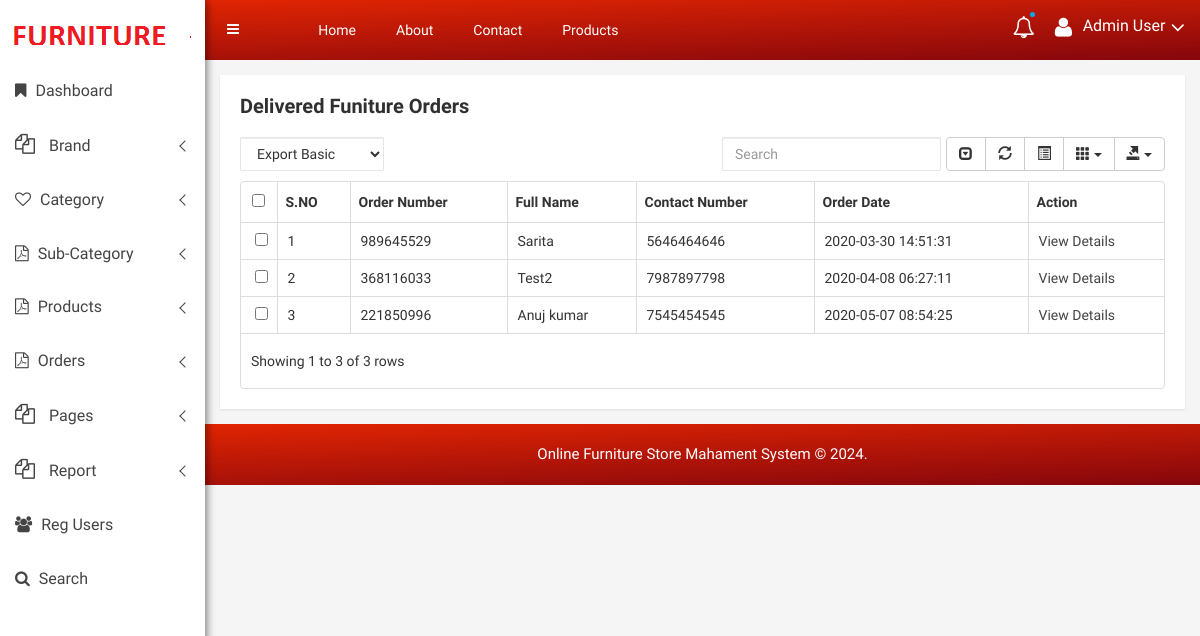
The app's page /ofsms/admin/delivered-order.php (signed in) with its own data.
### tables this page shows
CREATE TABLE `tblorder` (
  `ID` int(10) NOT NULL,
  `OrderNumber` varchar(200) DEFAULT NULL,
  `UserID` int(50) DEFAULT NULL,
  `FullName` varchar(200) DEFAULT NULL,
  `ContactNumber` bigint(10) DEFAULT NULL,
  `FlatNo` varchar(50) DEFAULT NULL,
  `StreetName` varchar(50) DEFAULT NULL,
  `Area` varchar(50) DEFAULT NULL,
  `Landmark` varchar(50) DEFAULT NULL,
  `City` varchar(50) DEFAULT NULL,
  `Zipcode` int(10) NOT NULL,
  `State` varchar(200) NOT NULL,
  `OrderDate` timestamp NULL DEFAULT current_timestamp(),
  `Status` varchar(50) DEFAULT NULL,
  `payType` varchar(100) DEFAULT NULL
);

### ofsms/admin/delivered-order.php (the view, shortened to what this page needs)
<?php
include('includes/dbconnection.php');
if (strlen($_SESSION['ofsmsaid']==0)) {
  header('location:logout.php');
  } else{
?>
<!doctype html>
<html class="no-js" lang="en">
<head>
    <link rel="stylesheet" href="css/bootstrap.min.css">
    <link rel="stylesheet" href="css/font-awesome.min.css">
    <link rel="stylesheet" href="css/owl.carousel.css">
    <link rel="stylesheet" href="css/owl.theme.css">
    <link rel="stylesheet" href="css/owl.transitions.css">
    <link rel="stylesheet" href="css/animate.css">
    <link rel="stylesheet" href="css/normalize.css">
    <link rel="stylesheet" href="css/meanmenu.min.css">
    <link rel="stylesheet" href="css/main.css">
    <link rel="stylesheet" href="css/morrisjs/morris.css">
    <link rel="stylesheet" href="css/scrollbar/jquery.mCustomScrollbar.min.css">
    <link rel="stylesheet" href="css/metisMenu/metisMenu.min.css">
    <link rel="stylesheet" href="css/metisMenu/metisMenu-vertical.css">
    <link rel="stylesheet" href="css/calendar/fullcalendar.min.css">
    <link rel="stylesheet" href="css/calendar/fullcalendar.print.min.css">
    <link rel="stylesheet" href="css/editor/select2.css">
    <link rel="stylesheet" href="css/editor/datetimepicker.css">
    <link rel="stylesheet" href="css/editor/bootstrap-editable.css">
    <link rel="stylesheet" href="css/editor/x-editor-style.css">
    <link rel="stylesheet" href="css/data-table/bootstrap-table.css">
    <link rel="stylesheet" href="css/data-table/bootstrap-editable.css">
    <link rel="stylesheet" href="style.css">
    <link rel="stylesheet" href="css/responsive.css">
</head>
<body>
   <?php include_once('includes/sidebar.php');?>
    <div class="all-content-wrapper">
        <?php include_once('includes/header.php');?>
       <div class="data-table-area mg-tb-15">
            <div class="container-fluid">
                <div class="row">
                    <div class="col-lg-12 col-md-12 col-sm-12 col-xs-12">
                        <div class="sparkline13-list">
                            <div class="sparkline13-hd">
                                <div class="main-sparkline13-hd">
                                     <h1>Delivered <span class="table-project-n">Funiture</span> Orders</h1>
                                </div>
                            </div>
                            <div class="sparkline13-graph">
                                <div class="datatable-dashv1-list custom-datatable-overright">
                                    <div id="toolbar">
                                        <select class="form-control">
                        <option value="">Export Basic</option>
                      </select>
                                    </div>
                                    <table id="table" data-toggle="table" data-pagination="true" data-search="true" data-show-columns="true" data-show-pagination-switch="true" data-show-refresh="true" data-key-events="true" data-show-toggle="true" data-resizable="true" data-cookie="true"
                                        data-cookie-id-table="saveId" data-show-export="true" data-click-to-select="true" data-toolbar="#toolbar">
                                        <thead>
                                            <tr>
                                                <th>S.NO</th>
                                                <th>Order Number</th>
                                                <th>Full Name</th>
                                                <th>Contact Number</th>
                                                <th>Order Date</th>
                                                <th>Action</th>
                                            </tr>
                                        </thead>
                                        <tbody>
                                        <?php
$sql="SELECT * from tblorder where Status='Delivered'";
$query = $dbh -> prepare($sql);
$query->execute();
$results=$query->fetchAll(PDO::FETCH_OBJ);
$cnt=1;
if($query->rowCount() > 0)
{
foreach($results as $row)
{               ?>
                                            <tr>
                                                <td><?php echo htmlentities($cnt);?></td>
                                                <td><?php  echo htmlentities($row->OrderNumber);?></td>
                                                <td><?php  echo htmlentities($row->FullName);?></td>
                                                <td><?php  echo htmlentities($row->ContactNumber);?></td>
                                                <td><?php  echo htmlentities($row->OrderDate);?></td>
                                                <td><a href="view-order-detail.php?viewid=<?php echo htmlentities ($row->OrderNumber);?>">View Details</a></td>
                                            </tr>
                                             <?php $cnt=$cnt+1;}} ?>
                                        </tbody>
                                    </table>
                                </div>
                            </div>
                        </div>
                    </div>
                </div>
            </div>
        </div>
        <?php include_once('includes/footer.php');?>
    </div>
</body>
</html>
<?php }  ?>

### ofsms/admin/includes/header.php (shortened to what this page needs)
 <div class="container-fluid">
            <div class="row">
                <div class="col-lg-12 col-md-12 col-sm-12 col-xs-12">
                    <div class="logo-pro">
                        <a href="dashboard.php"><img class="main-logo" src="images/logo/logo1.png" alt="" /></a>
                    </div>
                </div>
            </div>
        </div>
<div class="header-advance-area">
            <div class="header-top-area">
                <div class="container-fluid">
                    <div class="row">
                        <div class="col-lg-12 col-md-12 col-sm-12 col-xs-12">
                            <div class="header-top-wraper">
                                <div class="row">
                                    <div class="col-lg-1 col-md-0 col-sm-1 col-xs-12">
                                        <div class="menu-switcher-pro">
                                            <button type="button" id="sidebarCollapse" class="btn bar-button-pro header-drl-controller-btn btn-info navbar-btn">
                                                    <i class="fa fa-bars"></i>
                                                </button>
                                        </div>
                                    </div>
                                    <div class="col-lg-6 col-md-7 col-sm-6 col-xs-12">
                                        <div class="header-top-menu tabl-d-n">
                                            <ul class="nav navbar-nav mai-top-nav">
                                                <li class="nav-item"><a href="dashboard.php" class="nav-link">Home</a>
                                                </li>
                                                <li class="nav-item"><a href="about-us.php" class="nav-link">About</a>
                                                </li>
                                                <li class="nav-item"><a href="contact-us.php" class="nav-link">Contact</a>
                                                </li>
                                                <li class="nav-item"><a href="manage-products.php" class="nav-link">Products</a>
                                                </li>
                                            </ul>
                                        </div>
                                    </div>
  <div class="col-lg-5 col-md-5 col-sm-12 col-xs-12">
<div class="header-right-info">
 <ul class="nav navbar-nav mai-top-nav header-right-menu">
 <li class="nav-item"><a href="#" data-toggle="dropdown" role="button" aria-expanded="false" class="nav-link dropdown-toggle"><i class="fa fa-bell-o" aria-hidden="true"></i><span class="indicator-nt"></span></a>
</li>
 <li class="nav-item">
 <a href="#" data-toggle="dropdown" role="button" aria-expanded="false" class="nav-link dropdown-toggle">
<i class="fa fa-user adminpro-user-rounded header-riht-inf" aria-hidden="true"></i>
<span class="admin-name"><?php
$aid=$_SESSION['ofsmsaid'];
$sql="SELECT AdminName,Email from  tbladmin where ID=:aid";
$query = $dbh -> prepare($sql);
$query->bindParam(':aid',$aid,PDO::PARAM_STR);
$query->execute();
$results=$query->fetchAll(PDO::FETCH_OBJ);
$cnt=1;
if($query->rowCount() > 0)
{
foreach($results as $row)
{               ?><?php  echo $row->AdminName;?><?php $cnt=$cnt+1;}} ?></span>
<i class="fa fa-angle-down adminpro-icon adminpro-down-arrow"></i>
    </a>
</li>
 </ul>
 </div>
</div>
</div>
</div>
 </div>
 </div>
  </div>
 </div>
        </div>

### ofsms/admin/css/main.css (style rules this page uses)
html { color: #222; font-size: 1em; line-height: 1.4; }
audio, canvas, iframe, img, svg, video { vertical-align: middle; }

### ofsms/admin/style.css (style rules this page uses)
html, body { height: 100%; font-family: 'Play', sans-serif;font-weight:400;background:#f5f5f5; }
img { max-width:100%;height:auto }
h1, h2, h3, h4, h5, h6 { margin: 0 0 10px; font-weight:700; }
a { transition: all 0.3s ease 0s;text-decoration:none; }
a:visited, a:link, a:active { text-decoration: none; }
ul { list-style: outside none none; margin: 0; padding: 0 }
.mg-tb-15 { margin:15px 0px; }
.all-content-wrapper { margin-left: 205px; transition: all 0.3s; }
.bar-button-pro { margin: 13px 0px; }
.menu-switcher-pro { transition:all .4s ease 0s; }
.menu-switcher-pro button { background: none; border:none; }
.header-top-menu .navbar-nav>li>a { padding: 20px 20px; color: #fff; font-size:14px; }
.header-right-info .navbar-nav { float:right; padding:17px 0px; }
.header-right-info ul.header-right-menu li { display:inline-block; }
.header-right-info ul.header-right-menu > li > a { display:inline-block; color:#fff; padding: 0px 0px 0px 20px; font-size:22px; text-decoration:none; position:relative; }
.indicator-nt { position:absolute; height:5px; width:5px; background:#03a9f4; border-radius:50%; top: -5px; right: 0px; }
.header-right-info .admin-name { display: inline-block; color: #fff; font-size: 16px; position: relative; top: -4px; margin-left:5px; }
.form-control { background-color: #FFFFFF; background-image: none; border: 1px solid #e5e6e7; border-radius: 1px; color: inherit; display: block; padding: 6px 12px; transition: border-color 0.15s ease-in-out 0s, box-shadow 0.15s ease-in-out 0s; width: 100%; }
.header-advance-area { background: -webkit-linear-gradient(178deg, #e12503 0%, #85060c 100%); background: linear-gradient(178deg, #e12503 0%, #85060c 100%); }
.product-sales-chart, .analytics-info-cs, .tranffic-als-inner, .analytics-rounded, .single-new-trend, .personal-info-wrap, .author-widgets-single, .calender-inner, .product-status-wrap, .review-tab-pro-inner, .income-dashone-total, .analytics-adminpro-wrap, .analytics-sparkle-line, .analysis-progrebar, .sparkline8-list, .sparkline9-list, .sparkline7-list, .sparkline10-list, .sparkline12-list, .sparkline13-list, .sparkline14-list, .sparkline13-list, .sparkline11-list, .x-editable-list, .code-editor-single, .blog-details-inner, .charts-single-pro, .about-sparkline, .sparkline-list, .button-ad-wrap, .tab-content-details, .sparkline16-list, .sparkline15-list, .tinymce-single { padding:20px; background:#fff; -webkit-box-shadow: 0px 1px 2px 0px rgba(0, 0, 0, 0.1); box-shadow: 0px 1px 2px 0px rgba(0, 0, 0, 0.1); }
.header-top-area { position: fixed; background: -webkit-linear-gradient(178deg, #e12503 0%, #85060c 100%); background: linear-gradient(178deg, #e12503 0%, #85060c 100%); z-index: 99; left: 200px; right: 0; top: 0; margin: 0 auto; transition: all 0.3s; }
.main-sparkline8-hd h1, .main-sparkline9-hd h1, .main-spark7-hd h1, .main-sparkline10-hd h1, .main-sparkline11-hd h1, .main-sparkline12-hd h1, .main-sparkline13-hd h1, .main-sparkline14-hd h1 { font-size:20px; color:#303030; }
.custom-datatable-overright table tbody tr td a { color: #444; font-size: 14px; }
.custom-datatable-overright table tbody tr td { padding-left: 10px !important; padding-right: 5px !important; font-size: 14px; text-align: left; }

### records on screen
tblorder: OrderNumber "989645529", FullName "Sarita", ContactNumber "5646464646", OrderDate "2020-03-30 14:51:31"
tblorder: OrderNumber "368116033", FullName "Test2", ContactNumber "7987897798", OrderDate "2020-04-08 06:27:11"
tblorder: OrderNumber "221850996", FullName "Anuj kumar", ContactNumber "7545454545", OrderDate "2020-05-07 08:54:25"

### other values on screen
$row->AdminName "Admin User"
